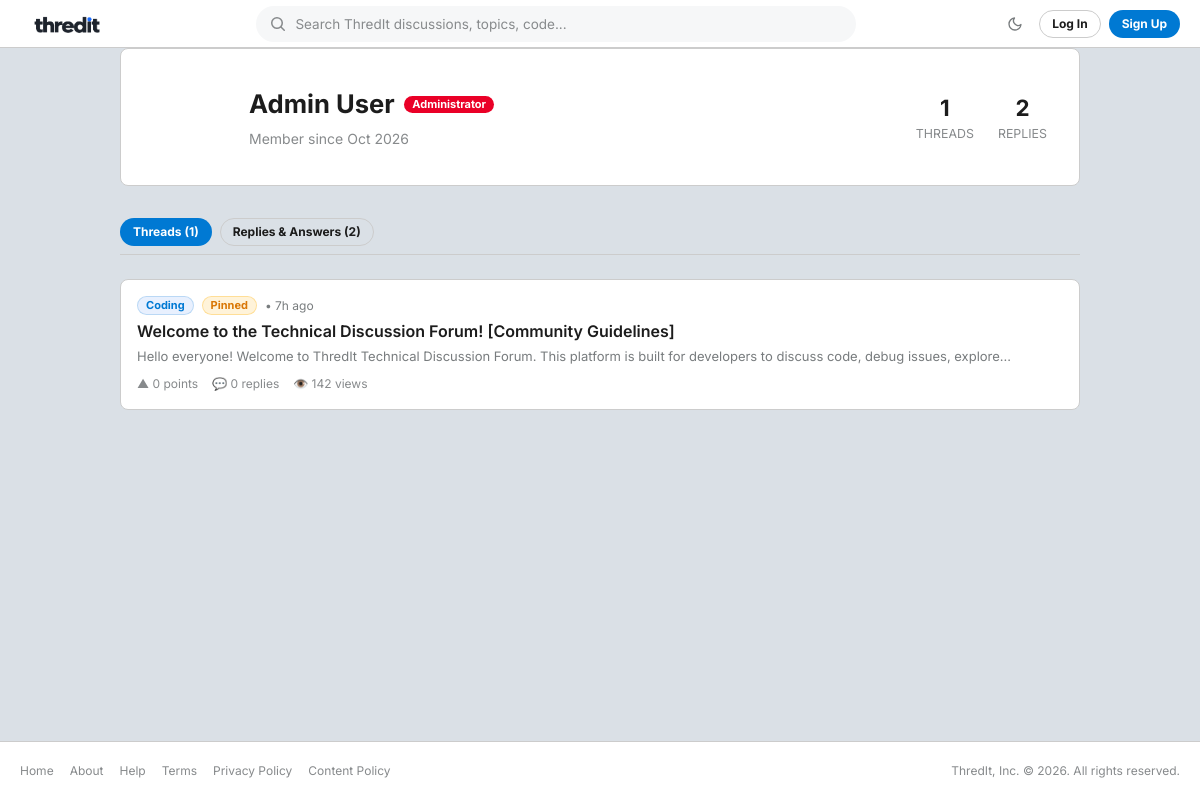
/public/profile.php?id=1, run on an earlier commit of the app's database.
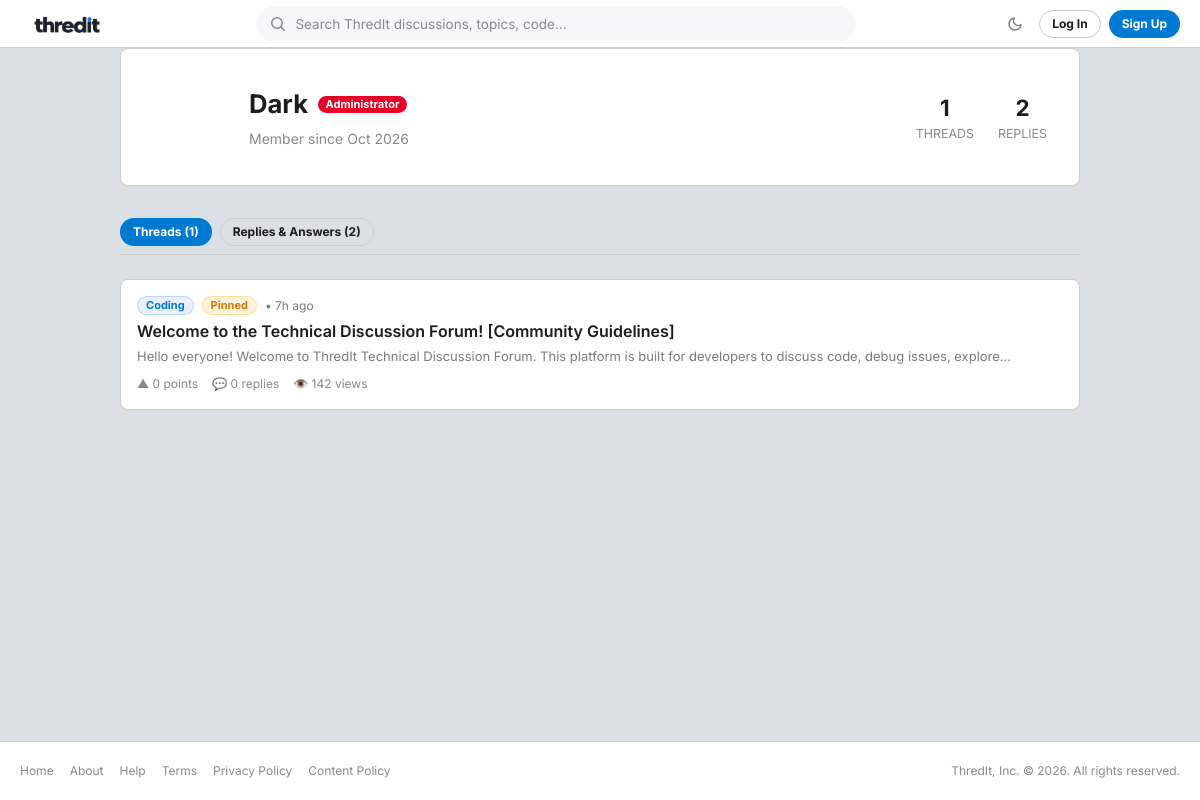
And on a later commit of the database.
### tables this page shows
CREATE TABLE IF NOT EXISTS `users` (
    `id` INT UNSIGNED NOT NULL AUTO_INCREMENT,
    `name` VARCHAR(100) NOT NULL,
    `email` VARCHAR(191) NOT NULL,
    `password_hash` VARCHAR(255) NOT NULL,
    `role` ENUM('user', 'moderator', 'admin') NOT NULL DEFAULT 'user',
    `is_banned` TINYINT(1) NOT NULL DEFAULT 0,
    `created_at` DATETIME NOT NULL DEFAULT CURRENT_TIMESTAMP,
    PRIMARY KEY (`id`),
    UNIQUE KEY `uq_users_email` (`email`),
    INDEX `idx_users_role` (`role`),
    INDEX `idx_users_banned` (`is_banned`)
);

### includes/functions.php (called while the page is built, shortened)
<?php
if (!function_exists('get_base_url')) {
    function get_base_url(): string
    {
        $protocol = (!empty($_SERVER['HTTPS']) && $_SERVER['HTTPS'] !== 'off') ? 'https://' : 'http://';
        $host = $_SERVER['HTTP_HOST'] ?? 'localhost';
        $scriptPath = str_replace('\\', '/', $_SERVER['SCRIPT_NAME'] ?? '');
        $scriptDir = dirname($scriptPath);
        $baseFolder = preg_replace('#/(public|admin|includes|api)$#i', '', $scriptDir);
        return rtrim($protocol . $host . $baseFolder, '/');
    }
}
if (!function_exists('url')) {
    function url(string $path = ''): string
    {
        $base = get_base_url();
        $trimmedPath = ltrim($path, '/');
        return $trimmedPath === '' ? $base : $base . '/' . $trimmedPath;
    }
}
if (!function_exists('e')) {
    function e(mixed $string): string
    {
        return htmlspecialchars((string) ($string ?? ''), ENT_QUOTES, 'UTF-8');
    }
}

### public/profile.php (the view, shortened to what the changed rows need)
<?php
require_once __DIR__ . '/../includes/functions.php';
$pdo = get_db_connection();
$currentUserId = current_user_id();
$profileId = (int) ($_GET['id'] ?? $currentUserId ?? 0);
$uStmt = $pdo->prepare("SELECT id, name, email, role, is_banned, created_at FROM users WHERE id = :id LIMIT 1");
$uStmt->execute([':id' => $profileId]);
$profileUser = $uStmt->fetch();
require_once __DIR__ . '/../includes/header.php';
$threadStmt = $pdo->prepare("SELECT t.*, c.name AS category_name,
                                    COUNT(DISTINCT r.id) AS reply_count,
                                    COALESCE(SUM(v.value), 0) AS vote_score
                             FROM threads t
                             INNER JOIN categories c ON t.category_id = c.id
                             LEFT JOIN replies r ON t.id = r.thread_id
                             LEFT JOIN votes v ON v.target_type = 'thread' AND v.target_id = t.id
                             WHERE t.user_id = :uid
                             GROUP BY t.id, c.id, c.name
                             ORDER BY t.created_at DESC");
$threadStmt->execute([':uid' => $profileId]);
$userThreads = $threadStmt->fetchAll();
$tab = $_GET['tab'] ?? 'threads';
?>
<div style="max-width: 960px; margin: 0 auto;">
    <div class="card" style="padding: 2rem; margin-bottom: 2rem;">
        <div style="display: flex; align-items: center; gap: 1.5rem; flex-wrap: wrap;">
            <div style="flex: 1; min-width: 220px;">
                <div style="display: flex; align-items: center; gap: 0.6rem; flex-wrap: wrap; margin-bottom: 0.25rem;">
                    <h1 style="font-size: 1.6rem; font-weight: 700;"><?= e($profileUser['name']) ?></h1>
                    <?php if ($profileUser['role'] === 'admin'): ?>
                        <span class="badge badge-role badge-role-admin">Administrator</span>
                    <?php elseif ($profileUser['role'] === 'moderator'): ?>
                        <span class="badge badge-role badge-role-mod">Moderator</span>
                    <?php else: ?>
                        <span class="badge badge-role badge-role-user">Member</span>
                    <?php endif; ?>
                </div>
                <div style="color: var(--text-muted); font-size: 0.875rem;">
                    <span>Member since <?= date('M Y', strtotime($profileUser['created_at'])) ?></span>
                </div>
            </div>
        </div>
    </div>
    <?php if ($tab === 'threads'): ?>
        <?php if (empty($userThreads)): ?>
            <div class="card empty-state">
                <div class="empty-state-icon">📝</div>
                <div class="empty-state-title">No threads created yet</div>
                <p style="font-size: 0.875rem;">This user has not created any technical discussions yet.</p>
            </div>
        <?php else: ?>
            <?php foreach ($userThreads as $t): ?>
                <article class="card thread-card" style="padding: 1rem;">
                    <div class="thread-content">
                        <h2 class="thread-title">
                            <a href="<?= url('public/thread.php?id=' . $t['id']) ?>">
                                <?= e($t['title']) ?>
                            </a>
                        </h2>
                    </div>
                </article>
            <?php endforeach; ?>
        <?php endif; ?>
    <?php endif; ?>
</div>
<?php require_once __DIR__ . '/../includes/footer.php'; ?>

What changed in the data, as far as the page shows it:
changed users: name "Admin User" → "Dark"
